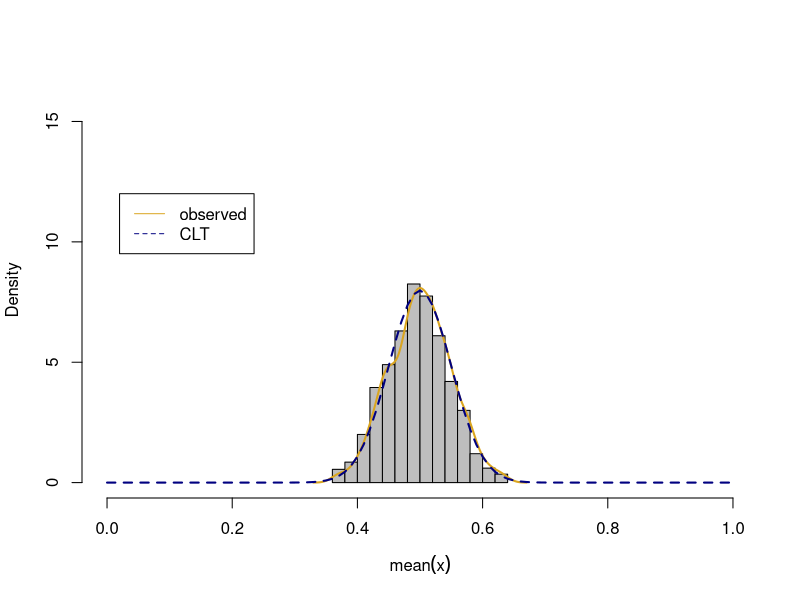
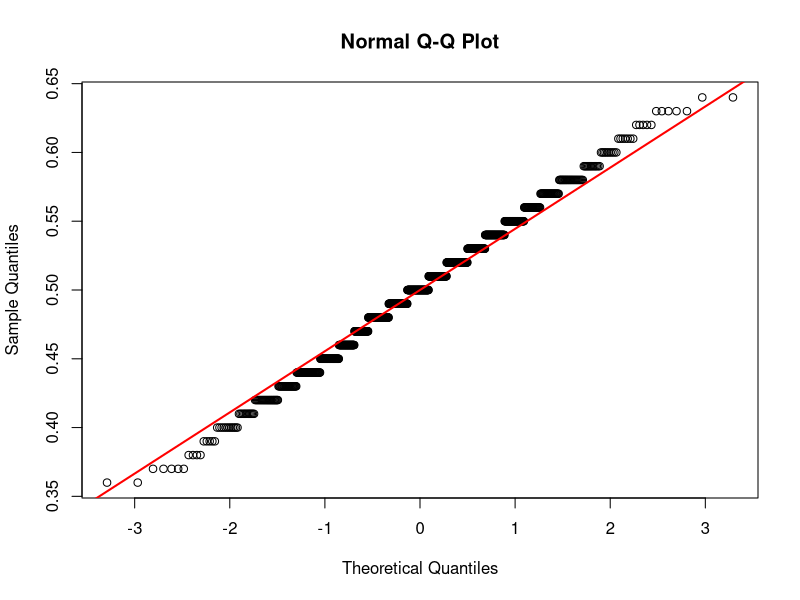
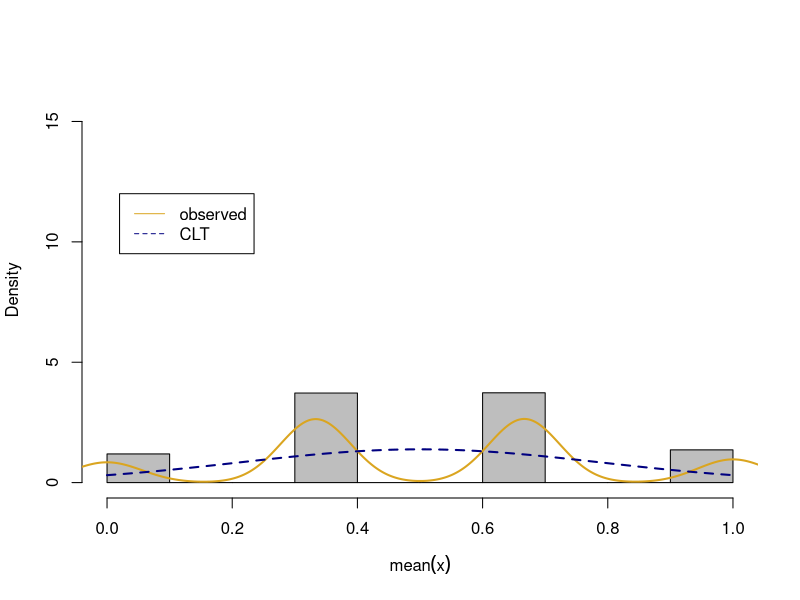
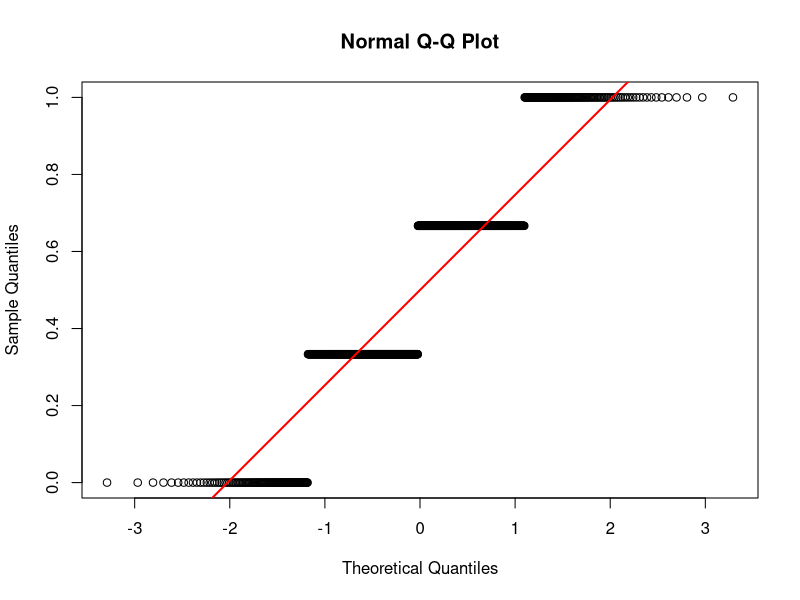
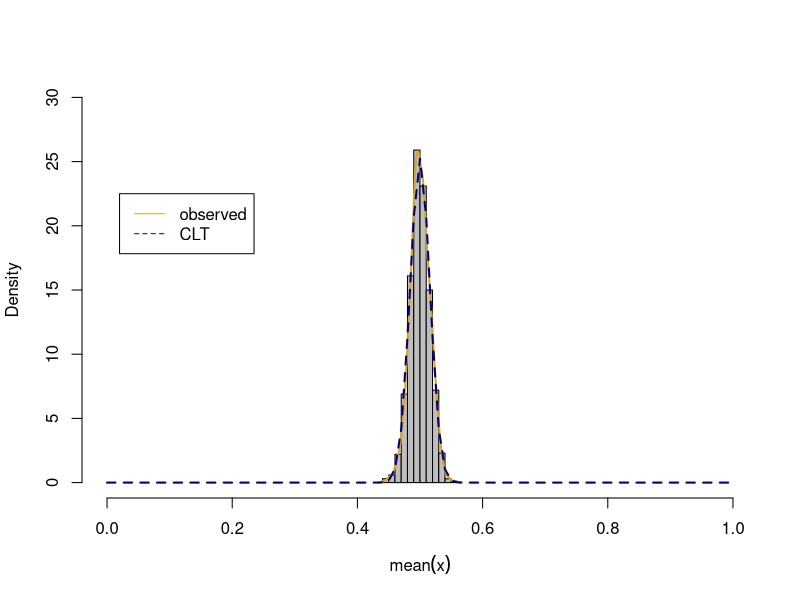
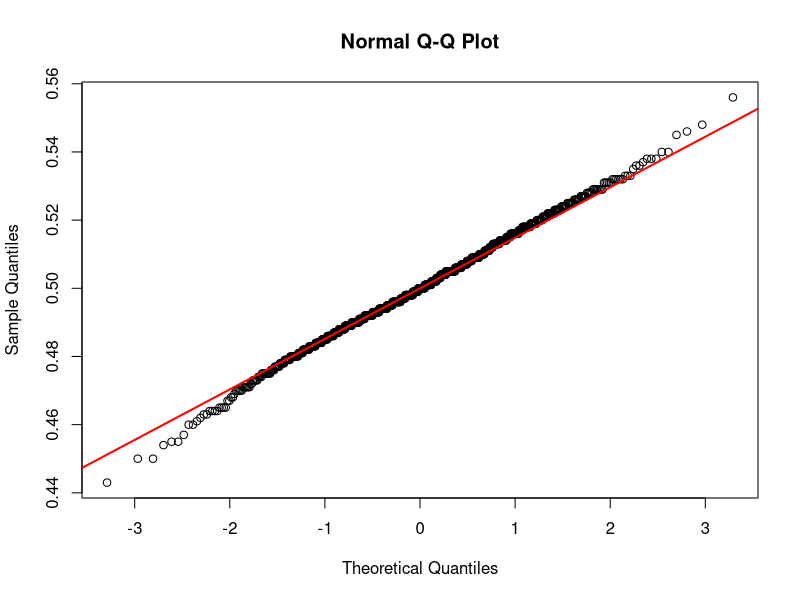
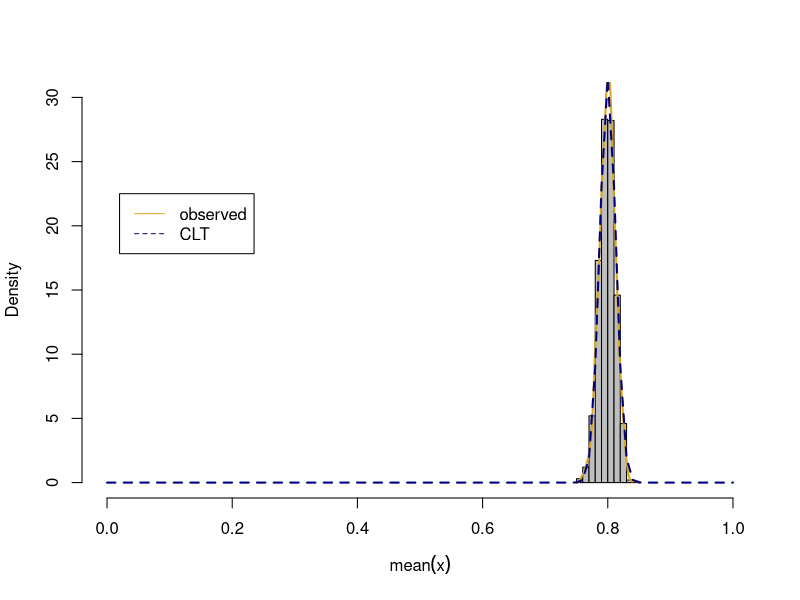
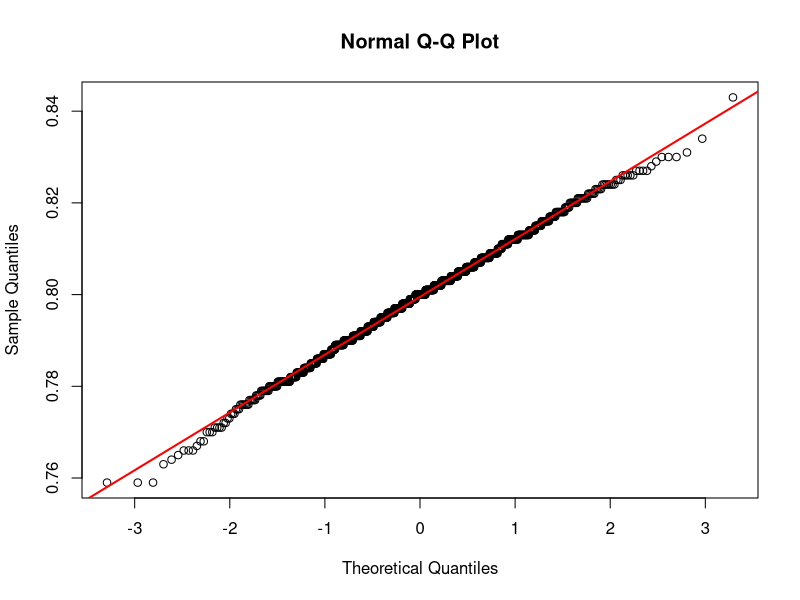

These figures' R source, in order:
## ---- chunk 1
knitr::opts_chunk$set(echo = TRUE)
## ---- chunk 2
bclt <- function(n, nsim, p) {
  x <- array(rbinom(n * nsim, 1, p), dim = c(nsim, n))
  mean.x <- apply(x, 1, mean)
  h = 16
  if (n > 100){
    h = 30
  }
  l = .02
  if (p < .5){
    l = .75
  }
  # plot distribution
  hist(
    mean.x,
    main = "",
    xlab = expression(mean(x)),
    col = "grey",
    freq = F,
    xlim = c(0, 1),
    ylim = c(0, h)
  )
  lines(density(mean.x), col = "goldenrod", lwd = 2)
  curve(
    dnorm(x, p, sd = sqrt(p*(1-p) / n)),
    add = T,
    col = "navyblue",
    lwd = 2,
    lty = 2
  )
  legend(
    l,
    h*3/4,
    col = c("goldenrod", "navyblue"),
    lty = c(1, 2),
    c("observed", "CLT")
  )
  
  # qqplot
  qqnorm(mean.x)
  qqline(mean.x, col = "red", lwd = 2)
}
## ---- chunk 3
bclt(100,1000,0.5)
## ---- chunk 4
bclt(3,1000,.5)
## ---- chunk 5
bclt(1000,1000,.5)
## ---- chunk 6
bclt(1000,1000,.8)
## ---- chunk 7
bclt(1000,1000,.2)
